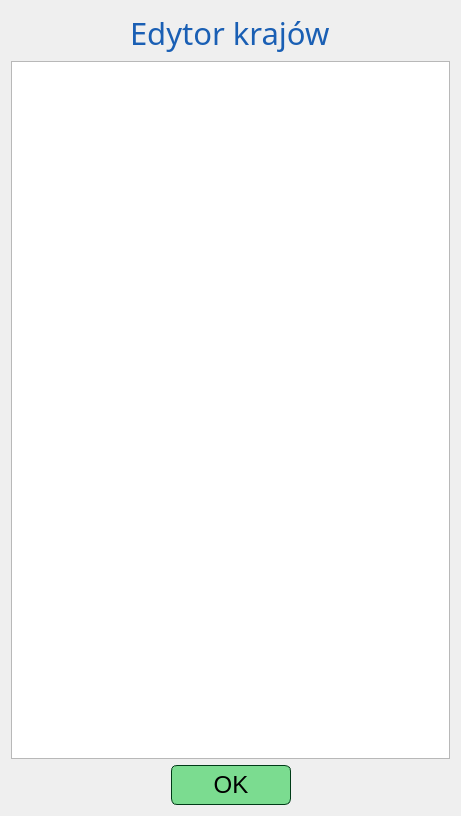
<?xml version="1.0" encoding="UTF-8"?>
<ui version="4.0">
 <class>CountriesEditorWindow</class>
 <widget class="QDialog" name="CountriesEditorWindow">
  <property name="geometry">
   <rect>
    <x>0</x>
    <y>0</y>
    <width>461</width>
    <height>816</height>
   </rect>
  </property>
  <property name="windowTitle">
   <string>Dialog</string>
  </property>
  <layout class="QVBoxLayout" name="verticalLayout">
   <item>
    <layout class="QHBoxLayout" name="horizontalLayout_title">
     <item>
      <spacer name="horizontalSpacer_titleLeft">
       <property name="orientation">
        <enum>Qt::Horizontal</enum>
       </property>
       <property name="sizeHint" stdset="0">
        <size>
         <width>40</width>
         <height>20</height>
        </size>
       </property>
      </spacer>
     </item>
     <item>
      <widget class="QLabel" name="label_title">
       <property name="font">
        <font>
         <family>Quicksand Medium</family>
         <pointsize>23</pointsize>
         <bold>false</bold>
        </font>
       </property>
       <property name="styleSheet">
        <string notr="true">QLabel{
color: rgb(26, 95, 180);
}</string>
       </property>
       <property name="text">
        <string>Edytor krajów</string>
       </property>
      </widget>
     </item>
     <item>
      <spacer name="horizontalSpacer_titleRight">
       <property name="orientation">
        <enum>Qt::Horizontal</enum>
       </property>
       <property name="sizeHint" stdset="0">
        <size>
         <width>40</width>
         <height>20</height>
        </size>
       </property>
      </spacer>
     </item>
    </layout>
   </item>
   <item>
    <widget class="QTableView" name="tableView"/>
   </item>
   <item>
    <layout class="QHBoxLayout" name="horizontalLayout_OKButton">
     <item>
      <spacer name="horizontalSpacer">
       <property name="orientation">
        <enum>Qt::Horizontal</enum>
       </property>
       <property name="sizeHint" stdset="0">
        <size>
         <width>40</width>
         <height>20</height>
        </size>
       </property>
      </spacer>
     </item>
     <item>
      <widget class="QPushButton" name="pushButton_submit">
       <property name="minimumSize">
        <size>
         <width>120</width>
         <height>40</height>
        </size>
       </property>
       <property name="maximumSize">
        <size>
         <width>120</width>
         <height>40</height>
        </size>
       </property>
       <property name="font">
        <font>
         <pointsize>18</pointsize>
        </font>
       </property>
       <property name="styleSheet">
        <string notr="true">QPushButton{
border: 1px solid rgb(0, 59, 23);
border-radius: 6px;
color: rgb(0, 0, 0);
background-color: rgb(123, 220, 144);
}
QPushButton:hover{
background-color: rgb(153, 253, 174);
}</string>
       </property>
       <property name="text">
        <string>OK</string>
       </property>
      </widget>
     </item>
     <item>
      <spacer name="horizontalSpacer_2">
       <property name="orientation">
        <enum>Qt::Horizontal</enum>
       </property>
       <property name="sizeHint" stdset="0">
        <size>
         <width>40</width>
         <height>20</height>
        </size>
       </property>
      </spacer>
     </item>
    </layout>
   </item>
  </layout>
 </widget>
 <resources/>
 <connections/>
</ui>
